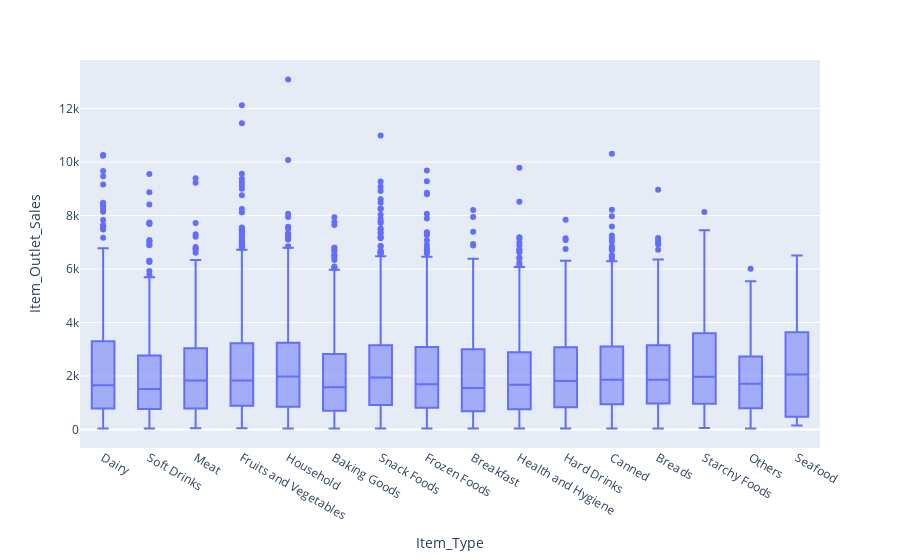

The cell this chart's notebook holds for it:
### Code cell
## OUTLIERS 

px.box(train,x='Item_Type',y='Item_Outlet_Sales')

### Figure 1 — Plotly figure (JSON) as saved in the notebook; plotly's stock layout.template omitted (floating-point values rounded to 4 significant figures; data arrays with more than 128 entries replaced by an {"elided": "..."} marker saying what was removed)
{"data": [{"alignmentgroup": "True", "hovertemplate": "Item_Type=%{x}<br>Item_Outlet_Sales=%{y}<extra></extra>", "legendgroup": "", "marker": {"color": "#636efa"}, "name": "", "notched": false, "offsetgroup": "", "orientation": "v", "showlegend": false, "type": "box", "x": {"elided": "8523 str values"}, "x0": " ", "xaxis": "x", "y": {"elided": "8523 float values"}, "y0": " ", "yaxis": "y"}], "layout": {"boxmode": "group", "legend": {"tracegroupgap": 0}, "margin": {"t": 60}, "xaxis": {"anchor": "y", "domain": [0, 1], "title": {"text": "Item_Type"}}, "yaxis": {"anchor": "x", "domain": [0, 1], "title": {"text": "Item_Outlet_Sales"}}}}
